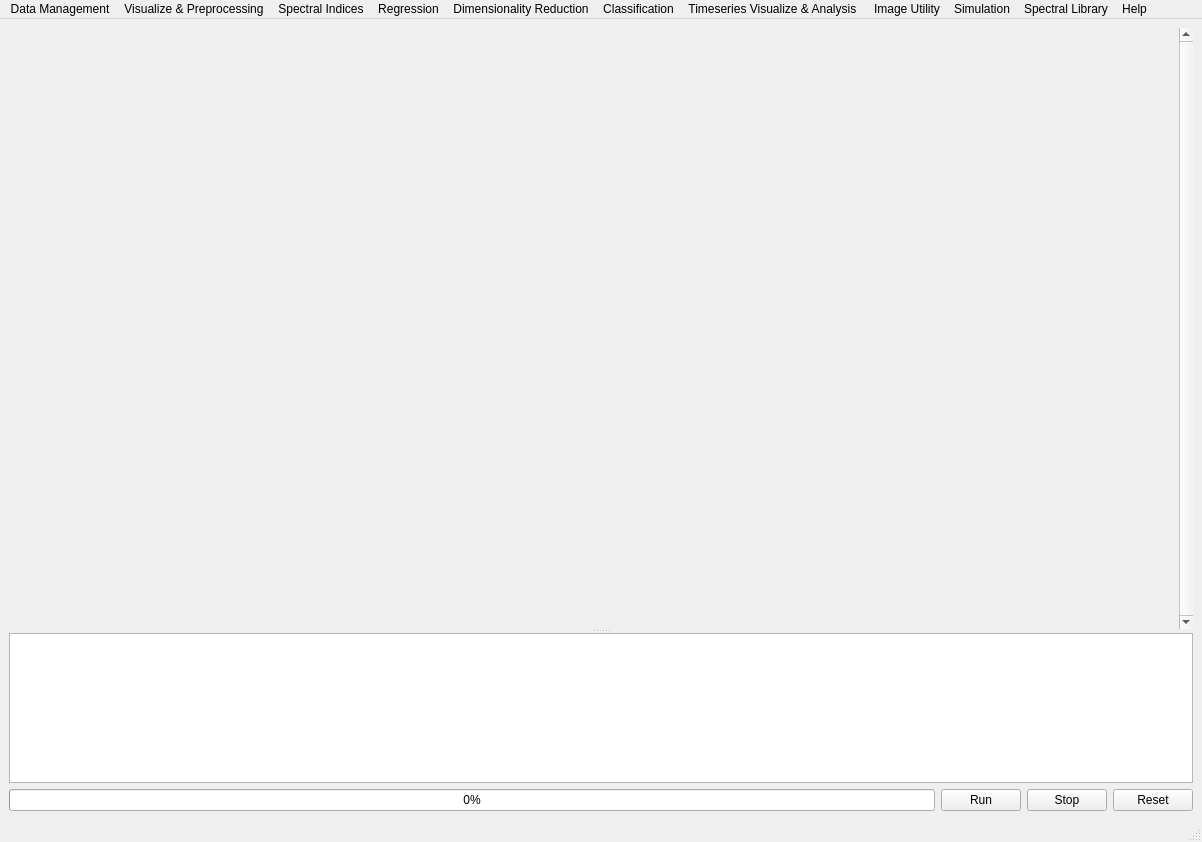
<?xml version="1.0" encoding="UTF-8"?>
<ui version="4.0">
 <class>MainWindow</class>
 <widget class="QMainWindow" name="MainWindow">
  <property name="geometry">
   <rect>
    <x>0</x>
    <y>0</y>
    <width>1202</width>
    <height>842</height>
   </rect>
  </property>
  <property name="windowTitle">
   <string>Proximal Data Analysis</string>
  </property>
  <widget class="QWidget" name="centralwidget">
   <layout class="QVBoxLayout" name="verticalLayout_4">
    <item>
     <layout class="QVBoxLayout" name="verticalLayout">
      <item>
       <widget class="QSplitter" name="splitter">
        <property name="orientation">
         <enum>Qt::Vertical</enum>
        </property>
        <widget class="QScrollArea" name="scrollArea">
         <property name="enabled">
          <bool>true</bool>
         </property>
         <property name="frameShape">
          <enum>QFrame::NoFrame</enum>
         </property>
         <property name="frameShadow">
          <enum>QFrame::Plain</enum>
         </property>
         <property name="lineWidth">
          <number>0</number>
         </property>
         <property name="verticalScrollBarPolicy">
          <enum>Qt::ScrollBarAlwaysOn</enum>
         </property>
         <property name="widgetResizable">
          <bool>true</bool>
         </property>
         <property name="alignment">
          <set>Qt::AlignCenter</set>
         </property>
         <widget class="QWidget" name="scrollAreaWidgetContents">
          <property name="geometry">
           <rect>
            <x>0</x>
            <y>0</y>
            <width>1165</width>
            <height>595</height>
           </rect>
          </property>
          <layout class="QVBoxLayout" name="verticalLayout_2"/>
         </widget>
        </widget>
        <widget class="QTextBrowser" name="textBrowser">
         <property name="enabled">
          <bool>true</bool>
         </property>
         <property name="minimumSize">
          <size>
           <width>0</width>
           <height>10</height>
          </size>
         </property>
         <property name="maximumSize">
          <size>
           <width>16777215</width>
           <height>150</height>
          </size>
         </property>
         <property name="toolTip">
          <string>&lt;html&gt;&lt;head/&gt;&lt;body&gt;&lt;p&gt;Console window&lt;br/&gt;This window gives you information about your running module&lt;br/&gt;Errors will also show up here, if they occur&lt;/p&gt;&lt;/body&gt;&lt;/html&gt;</string>
         </property>
         <property name="frameShape">
          <enum>QFrame::StyledPanel</enum>
         </property>
        </widget>
       </widget>
      </item>
      <item>
       <layout class="QHBoxLayout" name="progress_OK">
        <item>
         <widget class="QProgressBar" name="progressBar">
          <property name="toolTip">
           <string>&lt;html&gt;&lt;head/&gt;&lt;body&gt;&lt;p&gt;Your current progression.&lt;/p&gt;&lt;/body&gt;&lt;/html&gt;</string>
          </property>
          <property name="value">
           <number>0</number>
          </property>
          <property name="format">
           <string>%p%</string>
          </property>
         </widget>
        </item>
        <item>
         <widget class="QPushButton" name="okPushButton">
          <property name="toolTip">
           <string>&lt;html&gt;&lt;head/&gt;&lt;body&gt;&lt;p&gt;Re-run your last run module&lt;/p&gt;&lt;/body&gt;&lt;/html&gt;</string>
          </property>
          <property name="text">
           <string>Run</string>
          </property>
         </widget>
        </item>
        <item>
         <widget class="QPushButton" name="stopPushButton">
          <property name="toolTip">
           <string>&lt;html&gt;&lt;head/&gt;&lt;body&gt;&lt;p&gt;Completely stop the currently running module&lt;/p&gt;&lt;/body&gt;&lt;/html&gt;</string>
          </property>
          <property name="text">
           <string>Stop</string>
          </property>
         </widget>
        </item>
        <item>
         <widget class="QPushButton" name="deletePushButton">
          <property name="toolTip">
           <string>&lt;html&gt;&lt;head/&gt;&lt;body&gt;&lt;p&gt;Press this button when you are ready to run the modules in your workflow&lt;/p&gt;&lt;/body&gt;&lt;/html&gt;</string>
          </property>
          <property name="whatsThis">
           <string>Press this button when you're ready to run. (Ctrl+Enter)</string>
          </property>
          <property name="text">
           <string>Reset</string>
          </property>
         </widget>
        </item>
       </layout>
      </item>
     </layout>
    </item>
   </layout>
  </widget>
  <widget class="QStatusBar" name="statusbar"/>
  <widget class="QMenuBar" name="menubar">
   <property name="geometry">
    <rect>
     <x>0</x>
     <y>0</y>
     <width>1202</width>
     <height>21</height>
    </rect>
   </property>
   <widget class="QMenu" name="menuPreprocessing">
    <property name="title">
     <string>Visualize &amp;&amp; Preprocessing</string>
    </property>
    <addaction name="actionLoad_Preprocessing"/>
    <addaction name="actionNewResampling"/>
    <addaction name="actionVisualizer"/>
   </widget>
   <widget class="QMenu" name="menuSpectralIndices">
    <property name="title">
     <string>Spectral Indices</string>
    </property>
    <addaction name="actionSpectral_Indices"/>
    <addaction name="actionSVCSpectral_Indices"/>
    <addaction name="actionCSVSpectral_Indices"/>
   </widget>
   <widget class="QMenu" name="menuRegression">
    <property name="title">
     <string>Regression</string>
    </property>
    <addaction name="actionUnivariate_Regression"/>
    <addaction name="actionMultivariate_Regression"/>
   </widget>
   <widget class="QMenu" name="menuDimensionality_Reduction">
    <property name="title">
     <string>Dimensionality Reduction</string>
    </property>
    <addaction name="actionDimension_Reduction"/>
   </widget>
   <widget class="QMenu" name="menuClassification">
    <property name="title">
     <string>Classification</string>
    </property>
    <addaction name="actionSpectral_Distance"/>
    <addaction name="actionClassification"/>
   </widget>
   <widget class="QMenu" name="menuImageUtility">
    <property name="title">
     <string>Image Utility</string>
    </property>
    <addaction name="actionFgcc"/>
   </widget>
   <widget class="QMenu" name="menuSimulation">
    <property name="title">
     <string>Simulation</string>
    </property>
    <addaction name="actionPy6sTimeSeries"/>
    <addaction name="actionProsail"/>
    <addaction name="actionSpectraSimulation"/>
   </widget>
   <widget class="QMenu" name="menuSpectralLibrary">
    <property name="title">
     <string>Spectral Library</string>
    </property>
    <addaction name="actionSpectralLibrarySearch"/>
    <addaction name="actionSpectralLibraryMatch"/>
   </widget>
   <widget class="QMenu" name="menutToolAbout_Help">
    <property name="title">
     <string>Help</string>
    </property>
    <addaction name="actionMenuAbout"/>
   </widget>
   <widget class="QMenu" name="menuTimeSeries">
    <property name="title">
     <string>Timeseries Visualize &amp;&amp; Analysis </string>
    </property>
    <addaction name="actionTimeSeries"/>
   </widget>
   <widget class="QMenu" name="menuFile">
    <property name="title">
     <string>Data Management</string>
    </property>
    <addaction name="actionView_Data"/>
    <addaction name="actionNewSigreader"/>
    <addaction name="actionspectraevolutionreader"/>
   </widget>
   <addaction name="menuFile"/>
   <addaction name="menuPreprocessing"/>
   <addaction name="menuSpectralIndices"/>
   <addaction name="menuRegression"/>
   <addaction name="menuDimensionality_Reduction"/>
   <addaction name="menuClassification"/>
   <addaction name="menuTimeSeries"/>
   <addaction name="menuImageUtility"/>
   <addaction name="menuSimulation"/>
   <addaction name="menuSpectralLibrary"/>
   <addaction name="menutToolAbout_Help"/>
  </widget>
  <action name="actionLoad_Preprocessing">
   <property name="text">
    <string>Preprocessing</string>
   </property>
  </action>
  <action name="actionView_Data">
   <property name="text">
    <string>ASD Spectroradiometer</string>
   </property>
  </action>
  <action name="actionSpectral_Indices">
   <property name="text">
    <string>ASD Spectral Indices</string>
   </property>
  </action>
  <action name="actionMultivariate_Regression">
   <property name="text">
    <string>Multivariate Regression</string>
   </property>
  </action>
  <action name="actionUnivariate_Regression">
   <property name="text">
    <string>Univariate Regression</string>
   </property>
  </action>
  <action name="actionNewResampling">
   <property name="text">
    <string>Resampling</string>
   </property>
  </action>
  <action name="actionDimension_Reduction">
   <property name="text">
    <string>Dimension Reduction</string>
   </property>
  </action>
  <action name="actionSpectral_Distance">
   <property name="text">
    <string>Spectral Distance</string>
   </property>
  </action>
  <action name="actionClassification">
   <property name="text">
    <string>Supervised Classification </string>
   </property>
  </action>
  <action name="actionTimeSeries">
   <property name="text">
    <string>Time Series</string>
   </property>
  </action>
  <action name="actionNewSigreader">
   <property name="text">
    <string>SVC Spectroradiometer</string>
   </property>
  </action>
  <action name="actionspectraevolutionreader">
   <property name="text">
    <string>Spectral Evolution Spectroradiometer</string>
   </property>
  </action>
  <action name="actionVisualizer">
   <property name="text">
    <string>Visualizer</string>
   </property>
  </action>
  <action name="actionSVCSpectral_Indices">
   <property name="text">
    <string>SVC Spectral Indices</string>
   </property>
  </action>
  <action name="actionCSVSpectral_Indices">
   <property name="text">
    <string>Generic</string>
   </property>
  </action>
  <action name="actionFgcc">
   <property name="text">
    <string>Fractional Green Canopy Cover</string>
   </property>
  </action>
  <action name="actionPy6sTimeSeries">
   <property name="text">
    <string>Python-6s</string>
   </property>
  </action>
  <action name="actionProsail">
   <property name="text">
    <string>PROSAIL</string>
   </property>
  </action>
  <action name="actionSpectraSimulation">
   <property name="text">
    <string>Spectral Mixing</string>
   </property>
  </action>
  <action name="actionSpectralLibrarySearch">
   <property name="text">
    <string>Spectral Library Search</string>
   </property>
  </action>
  <action name="actionSpectralLibraryMatch">
   <property name="text">
    <string>Spectral Library Match</string>
   </property>
  </action>
  <action name="actionMenuAbout">
   <property name="text">
    <string>About SDAT</string>
   </property>
  </action>
 </widget>
 <resources/>
 <connections/>
</ui>
